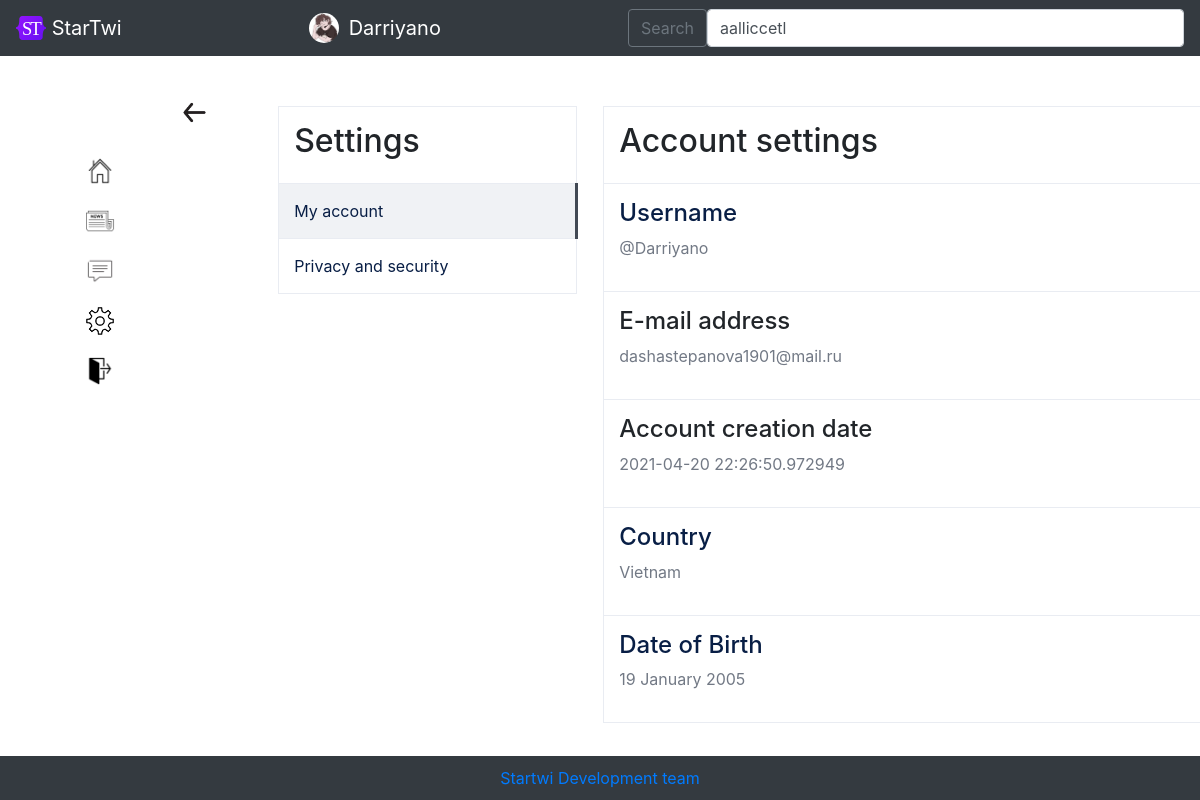
Page /account_information/Darriyano (signed in) on the committed database.
### data/users.py (models this page shows, shortened)
class User(SqlAlchemyBase, UserMixin):
    __tablename__ = 'users'
    id = sqlalchemy.Column(sqlalchemy.Integer, primary_key=True, autoincrement=True)
    username = sqlalchemy.Column(sqlalchemy.String, unique=True, nullable=True)
    year_of_birth = sqlalchemy.Column(sqlalchemy.Integer, nullable=True)
    month_of_birth = sqlalchemy.Column(sqlalchemy.Integer, nullable=True)
    day_of_birth = sqlalchemy.Column(sqlalchemy.Integer, nullable=True)
    country = sqlalchemy.Column(sqlalchemy.String, nullable=True)
    email = sqlalchemy.Column(sqlalchemy.String, unique=True, nullable=True)
    hashed_password = sqlalchemy.Column(sqlalchemy.String, nullable=True)
    modified_date = sqlalchemy.Column(sqlalchemy.DateTime, default=datetime.datetime.now())
    photo = sqlalchemy.Column(sqlalchemy.String, unique=True, nullable=True)
    about_me = sqlalchemy.Column(sqlalchemy.String, unique=True, nullable=True)
    followers = sqlalchemy.Column(sqlalchemy.String, nullable=True, default=' ')
    following = sqlalchemy.Column(sqlalchemy.String, nullable=True, default=' ')
    restrict = sqlalchemy.Column(sqlalchemy.Boolean, nullable=True, default=False)
    blacklist = sqlalchemy.Column(sqlalchemy.String, nullable=True, default=' ')

### main.py (the view)
@app.route('/account_information/<username>', methods=['GET', 'POST'])
@login_required
def account_information(username):
    return render_template('accountinformation.html', title='',
                           url_for=url_for, userlist=get_userlist(),
                           css_file=url_for('static', filename='css/style.css'),
                           params='Account settings'
                           )

### data/db_session.py (called while the page is built)
def create_session() -> Session:
    global __factory
    return __factory()

### main.py (called while the page is built)
@login_manager.user_loader
def load_user(user_id):
    db_sess = db_session.create_session()
    return db_sess.query(User).get(user_id)

def get_userlist():
    return sorted(db_session.create_session().query(User).filter(User.username != current_user.username),
                  key=lambda x: [0 if str(x.id) in current_user.following.split(', ') else 1,
                                 - len(list(set(current_user.following.split(', ')) & set(
                                     x.following.split(', ')))),
                                 - len(list(set(current_user.followers.split(', ')) & set(
                                     x.followers.split(', ')))),
                                 x.username])

### templates/accountinformation.html
{% extends "base_logged_in.html" %}
{% block content %}
<a href="/account_settings/{{ current_user.username }}" class="settingsback"><img src="{{ url_for('static', filename='img/back.png') }}" width="33px"></a>
<div class="block">
    <div class="params">
        <table>
        <tr><td><h2 class="">Settings</h2></td></tr>
        {% if params == 'Account settings' %}
            <tr><td class="selected"><a href="/account_settings/{{ current_user.username }}">My account</a></td></tr>
            <tr><td><a href="/privacy_and_security/{{ current_user.username }}">Privacy and security</a></td></tr>
        {% else %}
            <tr><td><a href="/account_settings/{{ current_user.username }}">My account</a></td></tr>
            <tr><td class="selected"><a href="/privacy_and_security/{{ current_user.username }}">Privacy and security</a></td></tr>
        {% endif %}
        </table>
    </div>
    <div class="information">
        <table class="table_information">
            <tr><td><h2 class="">{{ params }}</h2></td></tr>
            <tr><td><a href="/change_username"><h4>Username</h4></a><p>@{{ current_user.username }}</p></td></tr>
            <tr><td><h4>E-mail address</h4><p>{{ current_user.email }}</p></td></tr>
            <tr><td><h4>Account creation date</h4><p>{{ current_user.modified_date }}</p></td></tr>
            <tr><td><a href="/change_country"><h4>Country</h4></a><p>{{ current_user.country }}</p></td></tr>
            <tr><td><a href="/change_date_of_birthday"><h4>Date of Birth</h4></a><p>{{ current_user.day_of_birth }} {{ current_user.month_of_birth }} {{ current_user.year_of_birth }}</p></td></tr>
        </table>
    </div>
</div>
{% endblock %}

### templates/base_logged_in.html (shortened to what this page needs)
<!DOCTYPE html>
<html lang="en">
<head>
    <link rel="stylesheet"
          href="https://stackpath.bootstrapcdn.com/bootstrap/4.4.1/css/bootstrap.min.css"
>
    <link href="http://rawgithub.com/indrimuska/jquery-editable-select/master/dist/jquery-editable-select.min.css" rel="stylesheet">
    <link rel="stylesheet" type="text/css" href={{ css_file }}>
</head>
<body>
    <header>
        <nav class="navbar navbar-dark bg-dark">
            <a class="navbar-brand" href="#">
                <img src="/static/img/startwi-logo.svg" alt="" width="30" height="24" class="d-inline-block align-text-top">
                StarTwi
            </a>
            <a href="/account/{{ current_user.username }}" style="text-decoration: none;" class="navbar-brand">
                <img src="{{ url_for('static', filename='img/' + current_user.photo) }}" alt="" width="30" height="30" class="icon" style="margin: 0px; margin-right: 10px;">
                {{ current_user.username }}</a>
            <form class="d-flex" method="post" id="sample_form" name="sample_form">
                <button class="btn btn-outline-secondary" type="submit" name="Save" id="save">Search</button>
                <select name="users" id="users" class="form-control me-2" type="search" placeholder="Search" aria-label="Search">
                    {% for found_user in userlist %}
                        {% if found_user %}
                            <option>{{ found_user.username }}</option>
                        {% endif %}
                    {% endfor %}
               </select>
      </form>
    </nav>
    </header>
    <main role="main" class="container">
        <div style="float:left;">
            <ul style="list-style-type: none;">
                <li><a href="/account/{{ current_user.username }}"><img src="{{ url_for('static', filename='img/home_icon.png') }}" style="width:30px; margin-top:60px;"></a></li>
                <li><a href="/newstape"><img src="{{ url_for('static', filename='img/news_icon.png') }}" style="width:30px; margin-top:20px;"></a></li>
                <li><a href="/chats"><img src="{{ url_for('static', filename='img/messenger_icon.png') }}" style="width:30px; margin-top:20px;"></a></li>
                <li><a href="/account_settings/{{ current_user.username }}"><img src="{{ url_for('static', filename='img/settings.png') }}" style="width:30px; margin-top:20px;"></a></li>
                <li><a href="/logout"><img src="{{ url_for('static', filename='img/exit-icon.png') }}" style="width:30px; margin-top:20px;"></a></li>
            </ul>
        </div>
        <div style="margin-left: 12%">
            {% block content %}{% endblock %}
        </div>
        <br><br><br>
          <div class="footer"><a href="mailto:dashastepanova1901@mail.ru">Startwi Development team</a>
  </div>
    </main>
</body>
</html>

### static/css/style.css (style rules this page uses)
.params { padding-top: 10px; padding-bottom: 10px; padding-left: 10px; float: left; position: absolute; width: 200px; }
.block { margin: 40px; }
.selected { border-right: 3px solid #424954; background: #f0f2f5; }
table { border: 1px solid #e9ecf2; border-radius: 10px; width: 300px; margin-left: 50px; }
.information { margin-left: 325px; padding-top: 10px; padding-bottom: 10px; padding-left: 10px; position: absolute; width: 500px; }
td { padding-top: 15px; padding-bottom: 15px; padding-left: 15px; border-bottom: 1px solid #e9ecf2; }
.icon { width: 30px; border-radius: 30px; float: left; margin: 20px; font-size: 27px; }
.table_information { width: 600px; }
table a, .table_information a { color: #081e45; display: block; height: 100%; }
table p { color: #727985; }
.settingsback { margin-bottom: 0px; float:left; position: absolute; }

### templates/base_logged_in.html (style rules this page uses)
.footer { position: fixed; left: 0; bottom: 0; padding: 10px; background: #343a40; color: #ffffff; width: 100%; text-align: center; }

### rows in the picture
User: photo (picture), username "Darriyano", email "dashastepanova1901@mail.ru", modified_date "2021-04-20 22:26:50.972949", country "Vietnam", day_of_birth "19", month_of_birth "January", year_of_birth "2005"

### other values in the picture
{{ params }} "Account settings"
form field users "aalliccetl"
